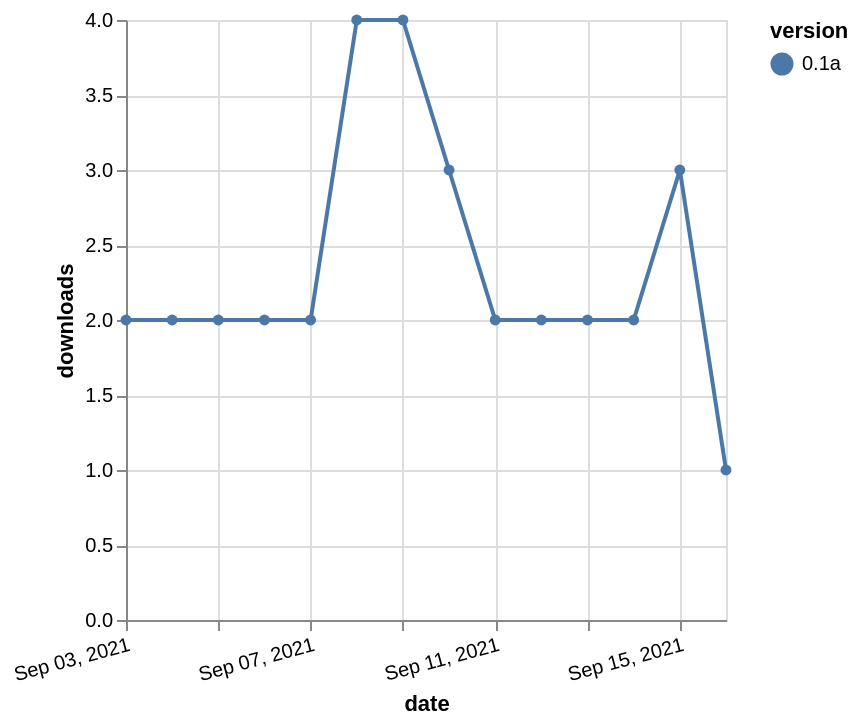

Specify this chart in Vega-Lite:
### Vega-Lite specification from a JSON file in a GitHub repository (floating-point values rounded to 4 significant figures)
{"$schema": "https://vega.github.io/schema/vega-lite/v5.json", "description": "A simple bar chart with embedded data.", "data": {"values": [{"date": "2021-09-03", "total": 467, "delta": 2, "version": "0.1a"}, {"date": "2021-09-04", "total": 469, "delta": 2, "version": "0.1a"}, {"date": "2021-09-05", "total": 471, "delta": 2, "version": "0.1a"}, {"date": "2021-09-06", "total": 473, "delta": 2, "version": "0.1a"}, {"date": "2021-09-07", "total": 475, "delta": 2, "version": "0.1a"}, {"date": "2021-09-08", "total": 479, "delta": 4, "version": "0.1a"}, {"date": "2021-09-09", "total": 483, "delta": 4, "version": "0.1a"}, {"date": "2021-09-10", "total": 486, "delta": 3, "version": "0.1a"}, {"date": "2021-09-11", "total": 488, "delta": 2, "version": "0.1a"}, {"date": "2021-09-12", "total": 490, "delta": 2, "version": "0.1a"}, {"date": "2021-09-13", "total": 492, "delta": 2, "version": "0.1a"}, {"date": "2021-09-14", "total": 494, "delta": 2, "version": "0.1a"}, {"date": "2021-09-15", "total": 497, "delta": 3, "version": "0.1a"}, {"date": "2021-09-16", "total": 498, "delta": 1, "version": "0.1a"}]}, "width": "container", "mark": {"type": "line", "point": {"filled": true}}, "encoding": {"x": {"field": "date", "type": "temporal", "timeUnit": "yearmonthdate", "title": "date", "axis": {"labelAngle": -15}}, "y": {"field": "delta", "type": "quantitative", "title": "downloads"}, "color": {"field": "version", "type": "nominal"}, "tooltip": {"field": "delta"}}}
